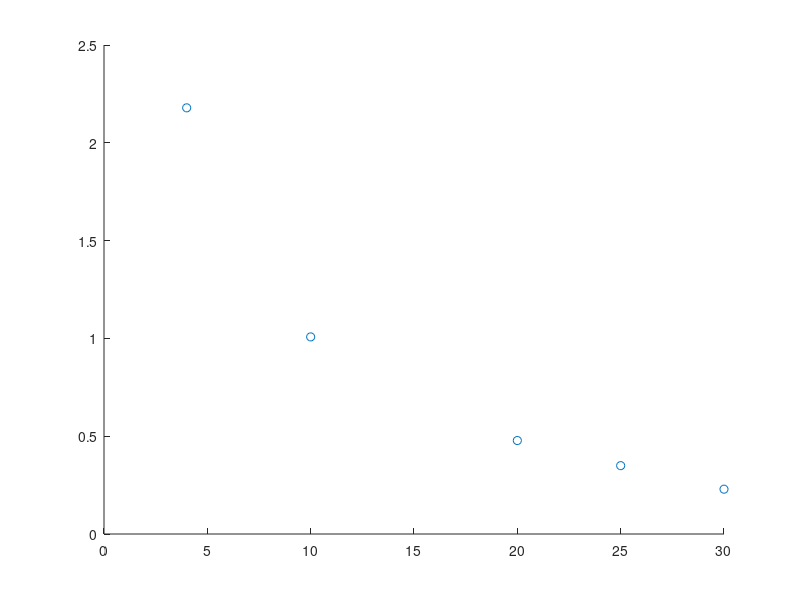

Source code (MATLAB): (Note: this script raises an error after producing the figure.)
%% SENSOR MODEL %%
clc;
clear all;
close all;
load('./Data Collection/SensorModel/all-sensor-model-data.mat')
load('./Data Collection/SensorModel/group-8.mat')

% Means
all_short = cat(1, s4, s10, s20, s25, s30);
each_short_mean = [mean(s4) mean(s10) mean(s20) mean(s25) mean(s30)];

all_med = cat(1, m10, m27, m45, m62, m80);
each_med_mean = [mean(m10) mean(m27) mean(m45) mean(m62) mean(m80)];

all_long = cat(1, l20group8,l40group8, l80group8, l120group8, l150group8);
each_long_mean = [mean(l20group8) mean(l40group8) mean(l80group8) mean(l120group8) mean(l150group8)];

% Plots
figure(1)
short_dist = [4 10 20 25 30];
hold on
scatter(short_dist, each_short_mean);
x0 = [50 6.4 1.3 -0.2]; 
rational = fittype( @(a,b,c,d,x) (a*(x + b).^(-c))+d );
[fitted_curve,gof] = fit(short_dist',each_short_mean',rational,'StartPoint',x0)
p = coeffvalues(fitted_curve);
plot(short_dist, fitted_curve(short_dist))
hold off
legend('Collected Data','Fitted Function')
title('Short Range Distance Means')
xlabel('Distance (cm)')
ylabel('Voltage (V)')
short_eqn = sprintf('y = (%.6f)*( x + (%.6f) )^(-(%.6f)) + (%.6f)',p(1),p(2),p(3),p(4));
disp(short_eqn)

figure(2)
med_dist = [10 27 45 62 80];
hold on
scatter(med_dist, each_med_mean);
x0 = [112703 97 2 0]; 
rational = fittype( @(a,b,c,d,x) (a*(x + b).^(-c))+d );
[fitted_curve,gof] = fit(med_dist',each_med_mean',rational,'StartPoint',x0)
p = coeffvalues(fitted_curve);
plot(med_dist, fitted_curve(med_dist))
hold off
legend('Collected Data','Fitted Function')
title('Medium Range Distance Means')
xlabel('Distance (cm)')
ylabel('Voltage (V)')
med_eqn = sprintf('y = (%.6f)*( x + (%.6f) )^(-(%.6f)) + (%.6f)',p(1),p(2),p(3),p(4));
disp(med_eqn)

figure(3)
long_dist = [20 40 80 120 150];
hold on
scatter(long_dist, each_long_mean);
x0 = [1 1 1 1]; 
rational = fittype( @(a,b,c,d,x) (a*(x + b).^(-c))+d );
[fitted_curve,gof] = fit(long_dist',each_long_mean',rational,'StartPoint',x0)
p = coeffvalues(fitted_curve);
plot(long_dist, fitted_curve(long_dist))
hold off
legend('Collected Data','Fitted Function')
title('Long Range Distance Means')
xlabel('Distance (cm)')
ylabel('Voltage (V)')
long_eqn = sprintf('y = (%.6f)*( x + (%.6f) )^(-(%.6f)) + (%.6f)',p(1),p(2),p(3),p(4));
disp(long_eqn)
